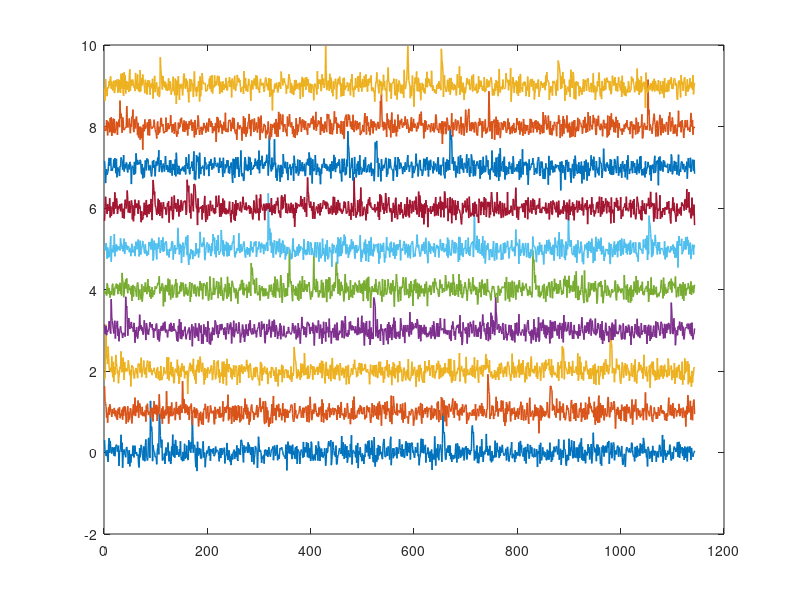

Here is the MATLAB script that generated this plot:
function [  ] = dummyDataGenerator( )
%DUMMYDATAGENERATOR dummyDataGenerator(1)
%   Detailed explanation goes here
frames = 1143; % exactly 5 minutes of frames
neurons = 10;
data = ones(neurons, frames);


rng default  %initialize random number generator
rng('shuffle')
for cell=1:neurons
    %noise1 = 0.3*rand(1,frames);
    %noise2 = 0.15*rand(1,frames);
    noise = 0.15*randn(1,frames); % White Gaussian Noise > flat distribution
    actionPots = zeros(1,frames);
    for i=1:5
        index = round(frames*rand(1,1));
        modelExp = getRandExp();
        actionPots(index:index+3) = modelExp;
    end
   % data(cell,:) = actionPots; % no noise
   % data(cell,:) = noise1 + noise2 + actionPots; % flat distribution
    data(cell,:) = noise + actionPots;
end

hold off
inc = 1;
for cell=1:neurons
    plot( data(cell,:)+(inc-1),'linewidth',1.1)
    inc = inc+1;
    hold on;
end

assignin('base', 'fakeData', data)

end
% 2 big 2 mid 2 s
function [modelExp] = getRandExp()
% Returns a vector 4 units long of a pseudo exponential
    expMatrix = [[1, 0.4, 0.25, 0.19]
                 [1, 0.7, 0.6, 0.4]
                 [1, 0.24, 0.07, 0]
                 [1, 0.85, 0.75, 0.65]];
    size(expMatrix);
    rng default 
    rng('shuffle')
    indexRand = ceil(4*rand(1,1));
    modelExp = expMatrix( indexRand,: );
    % std of noise to some known level of this scale %%%%%%
    eventSizes = [0.8, 0.55, 0.3];
    eventSizes = [1 .8 .7];
    amplitude = eventSizes(ceil(3*rand(1,1)));
    modelExp = modelExp*amplitude;
end